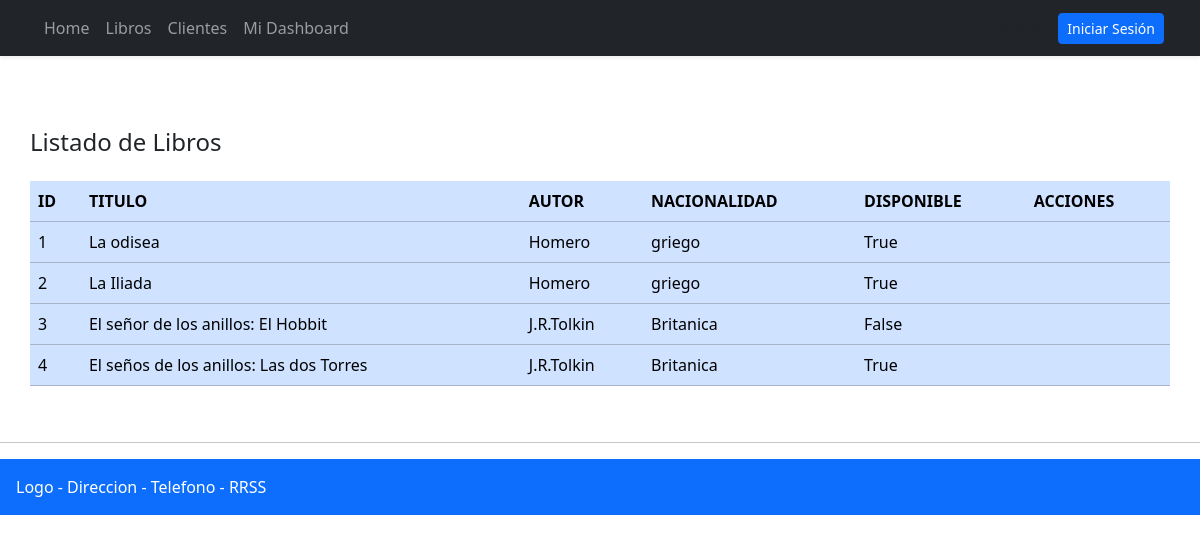
The app's page /libros/ with its own data.
### biblioteca/models/libro.py (models this page shows, shortened)
class Libro(models.Model):
    titulo = models.CharField(max_length=50)
    disponible = models.BooleanField(default=True)
    libro_id = models.BigAutoField(primary_key=True)
    id_autor = models.ForeignKey(Autor, on_delete=models.CASCADE)
    cliente_prestado = models.ForeignKey(Cliente, on_delete=models.SET_NULL, null=True, blank=True, related_name='libros_prestados')

### biblioteca/models/autor.py (models this page shows)
class Autor(models.Model):
    autor_id = models.BigAutoField(primary_key=True)
    nombre = models.CharField(max_length=50)
    nacionalidad = models.CharField(max_length=50)

### biblioteca/controlador/views.py (the view)
# urls.py: path('libros/', views.libros, name='libros'),
def libros(request):
    libros = Libro.objects.all()
    return render(request, 'libros.html', {'libros':libros})

### templates/libros.html (shortened to what this page needs)
{% extends "base.html" %}
{% block content %}
<div class="card-body">
    <br> <h4 class="card-title">Listado de Libros </h4> <br>
    <div class="table-responsive">
        <table class="table table-primary">
            <thead>
                <tr>
                    <th>ID</th>
                    <th>TITULO</th>
                    <th>AUTOR</th>
                    <th>NACIONALIDAD</th>
                    <th>DISPONIBLE</th>
                    <th>ACCIONES</th>
                </tr>
            </thead>
            <tbody>
                {% for libro in libros %}
                <tr>
                   <td>{{ libro.libro_id}}</td>
                   <td>{{ libro.titulo}}</td>
                   <td>{{ libro.id_autor.nombre}}</td>
                   <td>{{ libro.id_autor.nacionalidad}}</td>
                   <td>{{ libro.disponible}}</td>
                   <td>
                   </td>
                </tr>
                {% endfor %}
            </tbody>
        </table>
    </div>
</div>
{% endblock %}

### templates/base.html (shortened to what this page needs)
<!DOCTYPE html>
<html>
    <head>
        <link href="https://cdn.jsdelivr.net/npm/bootstrap@5.3.8/dist/css/bootstrap.min.css" rel="stylesheet">
        <link rel="stylesheet" href="">
    </head>
    <body>
        <header>
            <nav class="navbar navbar-expand-lg navbar-dark bg-dark px-4 shadow-sm">
                <div class="container-fluid">
                <div class="navbar-nav me-auto">
                    <a class="nav-item nav-link" href="{% url 'pagina_principal' %}">Home</a>
                    <a class="nav-item nav-link" href="{% url 'libros' %}">Libros</a>
                    <a class="nav-item nav-link" href="#">Clientes</a>
                    <a class="nav-item nav-link" href="{% url 'dashboard' %}">Mi Dashboard</a>
                </div>
                <div class="d-flex align-items-center ms-auto">
                    {% if request.user.is_authenticated %}
                        <span class="text-light me-2">Bienvenido, <strong>{{ request.user.username }}</strong></span>
                        {% if request.user.is_staff or request.user.is_superuser %}
                            <span class="badge bg-danger ms-1 me-3">Admin</span>
                        {% else %}
                            <span class="badge bg-secondary ms-1 me-3">Usuario</span>
                        {% endif %}
                        <form action="{% url 'logout' %}" method="post" class="m-0">
                            {% csrf_token %}
                            <button type="submit" class="btn btn-outline-light btn-sm">Cerrar Sesión</button>
                        </form>
                    {% else %}
                        <span class="text-muted me-2">Invitado</span>
                        <a href="{% url 'login' %}" class="btn btn-primary btn-sm">Iniciar Sesión</a>
                    {% endif %}
                </div>
                </div>
            </nav>
            <br>
        </header>
        <main>
            <br>
            <div class="container">
                <div class="row">
                    {% block content %}
                    {% endblock %}
                </div>
            </div>
        </main>
        <br>
        <hr>
        <footer class="text-bg-primary p-3"> Logo - Direccion - Telefono - RRSS  </footer>
    </body>
</html>

### records on screen
Libro: libro_id "1", titulo "La odisea", id_autor.nombre "Homero", id_autor.nacionalidad "griego", disponible "True"
Libro: libro_id "2", titulo "La Iliada", id_autor.nombre "Homero", id_autor.nacionalidad "griego", disponible "True"
Libro: libro_id "3", titulo "El señor de los anillos: El Hobbit", id_autor.nombre "J.R.Tolkin", id_autor.nacionalidad "Britanica", disponible "False"
Libro: libro_id "4", titulo "El seños de los anillos: Las dos Torres", id_autor.nombre "J.R.Tolkin", id_autor.nacionalidad "Britanica", disponible "True"
